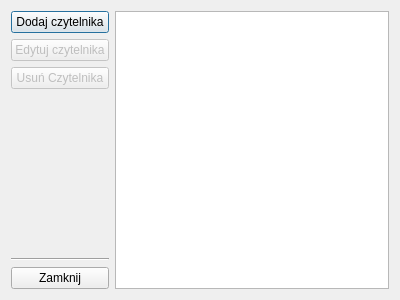
<?xml version="1.0" encoding="UTF-8"?>
<ui version="4.0">
 <class>ReadersMain</class>
 <widget class="QDialog" name="ReadersMain">
  <property name="enabled">
   <bool>true</bool>
  </property>
  <property name="geometry">
   <rect>
    <x>0</x>
    <y>0</y>
    <width>400</width>
    <height>300</height>
   </rect>
  </property>
  <property name="windowTitle">
   <string>Dialog</string>
  </property>
  <layout class="QHBoxLayout" name="horizontalLayout">
   <item>
    <layout class="QVBoxLayout" name="verticalLayout">
     <item>
      <widget class="QPushButton" name="addButton">
       <property name="text">
        <string>Dodaj czytelnika</string>
       </property>
      </widget>
     </item>
     <item>
      <widget class="QPushButton" name="editButton">
       <property name="enabled">
        <bool>false</bool>
       </property>
       <property name="text">
        <string>Edytuj czytelnika</string>
       </property>
      </widget>
     </item>
     <item>
      <widget class="QPushButton" name="deleteButton">
       <property name="enabled">
        <bool>false</bool>
       </property>
       <property name="text">
        <string>Usuń Czytelnika</string>
       </property>
      </widget>
     </item>
     <item>
      <spacer name="verticalSpacer">
       <property name="orientation">
        <enum>Qt::Vertical</enum>
       </property>
       <property name="sizeHint" stdset="0">
        <size>
         <width>20</width>
         <height>40</height>
        </size>
       </property>
      </spacer>
     </item>
     <item>
      <widget class="Line" name="line">
       <property name="orientation">
        <enum>Qt::Horizontal</enum>
       </property>
      </widget>
     </item>
     <item>
      <widget class="QPushButton" name="closeButton">
       <property name="enabled">
        <bool>true</bool>
       </property>
       <property name="text">
        <string>Zamknij</string>
       </property>
      </widget>
     </item>
    </layout>
   </item>
   <item>
    <widget class="QListView" name="listView"/>
   </item>
  </layout>
 </widget>
 <resources/>
 <connections/>
</ui>
